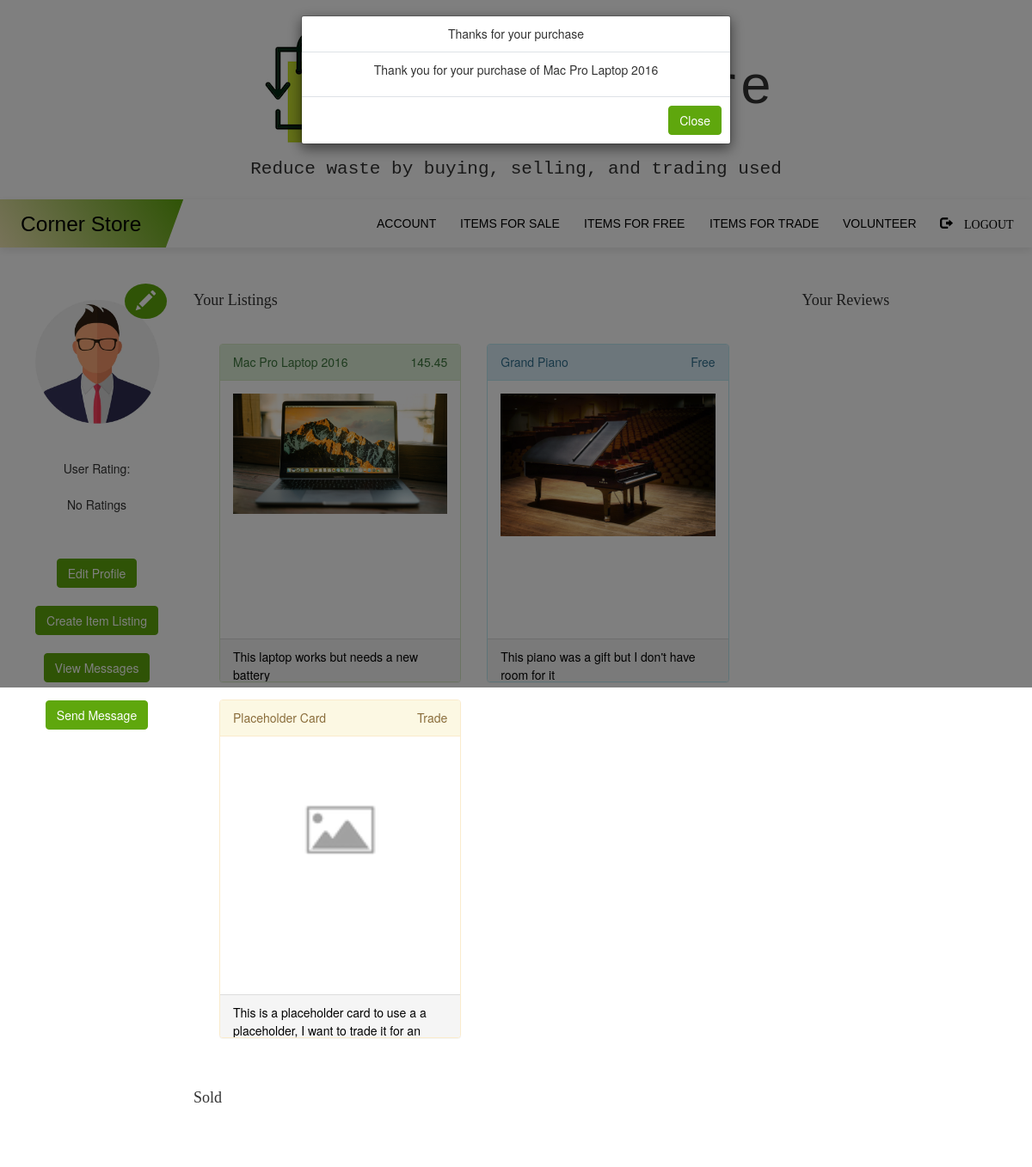
Screenshot of /success/Mac Pro Laptop 2016 (signed in) with the database file from the repository.
### myapp/models.py (models this page shows, shortened)
class User(UserMixin, db.Model):
    __tablename__ = 'users'
    id = db.Column(db.Integer, primary_key=True)
    username = db.Column(db.String(64), unique=True, index=True)
    email = db.Column(db.String(128), unique=True)
    password = db.Column(db.String(128))
    image_file = db.Column(db.String(20),nullable=False,default='person.jpeg')
    admin = db.Column(db.String(10))
    agency = db.Column(db.String(10))
    verified = db.Column(db.String(10))
    profile = db.relationship('Profile', backref='users', lazy='dynamic')
    listings = db.relationship('Listing', backref='users', lazy='dynamic')
    volunteer = db.relationship('Volunteer', backref='users', lazy='dynamic')
    bevolunteer = db.relationship('BeVolunteer', backref='users', lazy='dynamic')
    report = db.relationship('Report', backref='users', lazy='dynamic')
    review = db.relationship('Review', backref='users', lazy='dynamic')
    rating = db.relationship('Rating', backref='users', lazy='dynamic')

class Listing(db.Model):
    id = db.Column(db.Integer, primary_key=True)
    image_file = db.Column(db.String(20),nullable=False,default='default.jpg')
    name = db.Column(db.String(64))
    description = db.Column(db.String(512))
    location = db.Column(db.Integer)
    agency = db.Column(db.String(128))
    warehouse = db.Column(db.Boolean, default=False)
    free = db.Column(db.Boolean, default=False)
    price = db.Column(db.Float, default=0.00)
    trade = db.Column(db.Boolean, default=False)
    user_id = db.Column(db.Integer, db.ForeignKey('users.id'))
    status = db.Column(db.String, default='For Sale')

### myapp/routes.py (the view)
@myapp_obj.route('/success/<string:name>')
@login_required
def success(name):
	user_id = current_user.id
	user = current_user
	listings = Listing.query.filter(Listing.user_id==user_id)
	count = Listing.query.filter(Listing.user_id==user_id).count()
	sold = Listing.query.filter(Listing.user_id==user_id and Listing.status=='Sold').count()
	rating = Rating.query.filter(user_id==current_user.id).first()
	a = Review.query.filter(Review.user_id==current_user.id).all()
	return render_template('success.html', name=name, listings=listings, sold=sold, count=count, rating=rating, a=a, user=user)

### myapp/models.py (called while the page is built)
@login.user_loader
def load_user(id):
    return User.query.get(int(id))

### myapp/templates/success.html (shortened to what this page needs)
{% extends "profile.html" %}
{% block text %}
<div class="modal" id="exampleModal" tabindex="-1" role="dialog" aria-labelledby="exampleModalLabel" aria-hidden="true">
  <div class="modal-dialog" role="document">
    <div class="modal-content">
      <div class="modal-header">
        <h5 class="modal-title" id="exampleModalLabel">Thanks for your purchase</h5>
      </div>
      <div class="modal-body">
        <center>
        <p> Thank you for your purchase of {{name}}</p>
        </center>
        </div>
        <div class="modal-footer">
          <a href='/profile'><button type="button" class="btn btn-primary" data-dismiss="modal">Close</button></a>
          </div>
        </div>
  </div>
</div>
{% endblock %}

### myapp/templates/profile.html (shortened to what this page needs)
{% extends "base.html" %}
{% block content %}
<br><br>
<div class="container rounded bg-white mt-2 mb-2">
    <div class="row">
        <div class="col-md-2 border-right">
            <div class="d-flex flex-column align-items-center text-center p-3 py-5">
                <img class="rounded-circle mt-5" width="150px" src="/static/profile_pics/{{ user.image_file}}">
                <div class='edit-button' style='position: absolute;
                top: 0px;
                left: 130px;
                font-size: 30px;
                 color: lightblue;
                 border-radius: 50%;
                 background-color:#5fa70d'>
                <a href='/editpic'><button type="button" class="btn btn-link"><span ><span class="glyphicon glyphicon glyphicon-pencil" style="font-size: 23px; color:white"></span></span></button></a>
              </div>
                <br> <center><strong></strong>
                <br><span> User Rating: <br><br></span></center>
                {% if rating.rating %}<span class="stars">{{rating.rating}}</span>
                {% else %}
                <p>No Ratings</p>
                {% endif %}
<br><br>
                <span><a href="/editprofile"> <button type="button" class="btn btn-primary">Edit Profile</button> </a></span><br><br>
                <span><a href="/createlisting"><button type="button" class="btn btn-primary">Create Item Listing</button></a></span>
                <br><br><span><a href="/viewmessage"><button type="button" class="btn btn-primary">View Messages</button></a></span>
                <br><br><span><a href="/sendmessage"><button type="button" class="btn btn-primary">Send Message</button></a></span>
            </div>
        </div>
        <div class="col-md-7 border-right">
            <div class="p-3 py-5">
                <h4 style='font-family: Monaco;'>Your Listings</h4>
                <div class="row mt-2" style="padding:30px">
                  {% if count > 0 %}
                    {% for i in listings %}
                    {% if i.status == 'For Sale' %}
                    <div class="col-sm-6">
                        <a href="/managelistings/{{i.id}}">
                          {% if i.price > 0.0 %}
                              <div class="panel panel-success">
                                  <div class="panel-heading">{{ i.name }}<span style="float:right;">{{ i.price }}</span></div>
                                  <div class="panel-body" style="height:300px;overflow-y: scroll;"><img src="/static/listing_pics/{{i.image_file}}" class="img-responsive" style="width:100%" alt="Image"></div>
                                  <div class="panel-footer" style="height: 50px;overflow-y: scroll;">{{ i.description }}</div>
                            </div>
                            {% elif i.free %}
                            <div class="panel panel-info">
                                <div class="panel-heading">{{ i.name }}<span style="float:right;">Free</span></div>
                                <div class="panel-body" style="height:300px;overflow-y: scroll;"><img src="/static/listing_pics/{{i.image_file}}" class="img-responsive" style="width:100%" alt="Image"></div>
                                <div class="panel-footer" style="height: 50px;overflow-y: scroll;">{{ i.description }}</div>
                          </div>
                          {% else %}
                          <div class="panel panel-warning">
                              <div class="panel-heading">{{ i.name }}<span style="float:right;">Trade</span></div>
                              <div class="panel-body" style="height:300px;overflow-y: scroll;"><img src="/static/listing_pics/{{i.image_file}}" class="img-responsive" style="width:100%" alt="Image"></div>
                              <div class="panel-footer" style="height: 50px;overflow-y: scroll;">{{ i.description }}</div>
                        </div>
                        {% endif %}
                      </div>
                        {% endif %}
                        {% endfor %}
                      </div>
                    {% else %}
                    <div class='well'>
                    <p> None </p>
                  </div>
                </div>
                    {% endif %}
                  </div>
                    <h4 style='font-family: Monaco;'>Sold</h4>
                    <div class="row mt-2" style="padding:30px">
                </div>
        </div>
<div class="col-md-3 border-left" style="padding-left:40px">
  <h4 style='font-family: Monaco;'>Your Reviews</h4>
<div class="plzwork" style="overflow-y:auto; height:500px">
</div>
</div>
</div>
</div>
</div>
{% block text %}
{% endblock %}
{% endblock %}

### myapp/static/nav.css (style rules this page uses)
button { background: none; box-shadow: none; border: none; cursor: pointer; }
html { scroll-behavior: smooth; }
body { line-height: 1.5em; padding: 0; margin: 0; }
a:link, a:visited, a:active { text-decoration: none; color: black; }
.btn-primary { color: #fff; background-color: #5fa70d; border-color: #5fa70d; }
.modal { position: fixed; top: 0; left: 0; z-index: 1055; display: none; width: 100%; height: 100%; overflow-x: hidden; overflow-y: auto; outline: 0; }
.modal-dialog { position: relative; width: auto; margin: 0.5rem; pointer-events: none; }
.modal.show .modal-dialog { transform: none; }
.modal-content { position: relative; display: flex; flex-direction: column; width: 100%; pointer-events: auto; background-color: #fff; background-clip: padding-box; border: 1px solid rgba(0, 0, 0, 0.2); border-radius: 0.3rem; outline: 0; }
.modal-header { display: flex; flex-shrink: 0; align-items: center; justify-content: space-between; padding: 1rem 1rem; border-bottom: 1px solid #dee2e6; border-top-left-radius: calc(0.3rem - 1px); border-top-right-radius: calc(0.3rem - 1px); }
.modal-title { margin-bottom: 0; line-height: 1.5; }
.modal-body { position: relative; flex: 1 1 auto; padding: 1rem; }
.modal-footer { display: flex; flex-wrap: wrap; flex-shrink: 0; align-items: center; justify-content: flex-end; padding: 0.75rem; border-top: 1px solid #dee2e6; border-bottom-right-radius: calc(0.3rem - 1px); border-bottom-left-radius: calc(0.3rem - 1px); }
.modal-footer > * { margin: 0.25rem; }
@media (min-width: 576px) { .modal-dialog { max-width: 500px; margin: 1.75rem auto; } }

### myapp/templates/base.html (style rules this page uses)
img { max-width: 100%; max-height: 100%; }

### rows the page displays
User: image_file (picture)
Listing: name "Mac Pro Laptop 2016", price "145.45", image_file (picture), description "This laptop works but needs a new battery"
Listing: name "Grand Piano", image_file (picture), description "This piano was a gift but I don't have room for it"
Listing: name "Placeholder Card", image_file (placeholder picture), description "This is a placeholder card to use a a placeholder, I want to trade it for an…"
